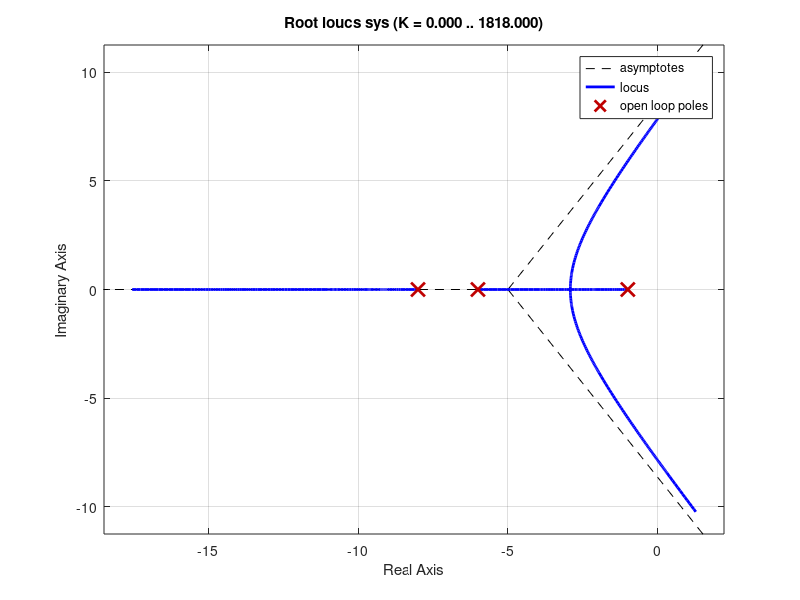

Write MATLAB code to recreate this figure. (Note: this script raises an error after producing the figure.)
%% Lead controller
% Overshoot is 10% and setting time is reduced by factor of 2
clc; clear; close all;
format compact;

s= tf('s');
sys = 1/((s+1)*(s+8)*(s+6));      % uncompensated system
OS = 0.10;                        % Given %OS
zeta = -log(OS)/(pi^2+(log(OS))^2)^0.5;
rlocus(sys);
sgrid(zeta,0);
axis([-10 5 -5 5])
[k,] = rlocfind(sys)
uncomp_sys = k*sys;

%% Find the PD Controller
% Let zero at -6. So the position of pole is -8.126
controller_zero = (s+6);
lead_comp_sys = uncomp_sys*controller_zero;

%let's see the root locus now again
figure()
subplot(211), rlocus(sys),title('Uncompensated Root Locus')
subplot(212), rlocus(lead_comp_sys),title('Root locus after adding pole and zero')

%% Now we need to find k_comp as the shape gets changed
figure();
rlocus(lead_comp_sys);
sgrid(zeta, 0);
axis([-10 20 -20 20])
[k_comp,] = rlocfind(lead_comp_sys);
comp_sys = lead_comp_sys*k_comp;

%% Plotting results for PD controller
t = 0:0.01:10;
R_s = 1;          

%Uncompensated Response
uncomp_Open_s = uncomp_sys;
uncomp_Close_s = uncomp_Open_s/(1+uncomp_Open_s);
uncomp_C_s = uncomp_Close_s*R_s;

% Compensated Response
comp_Open_s = comp_sys;
comp_Close_s = comp_Open_s/(1+comp_Open_s);
comp_C_s = R_s*comp_Close_s;

%Plotting result
figure()
step(uncomp_C_s,t,"r");
hold on
step(comp_C_s,t,'g')
xlabel("Time(Second)"); ylabel("Amplitude");
legend('Uncompensated Response','Compensated response');